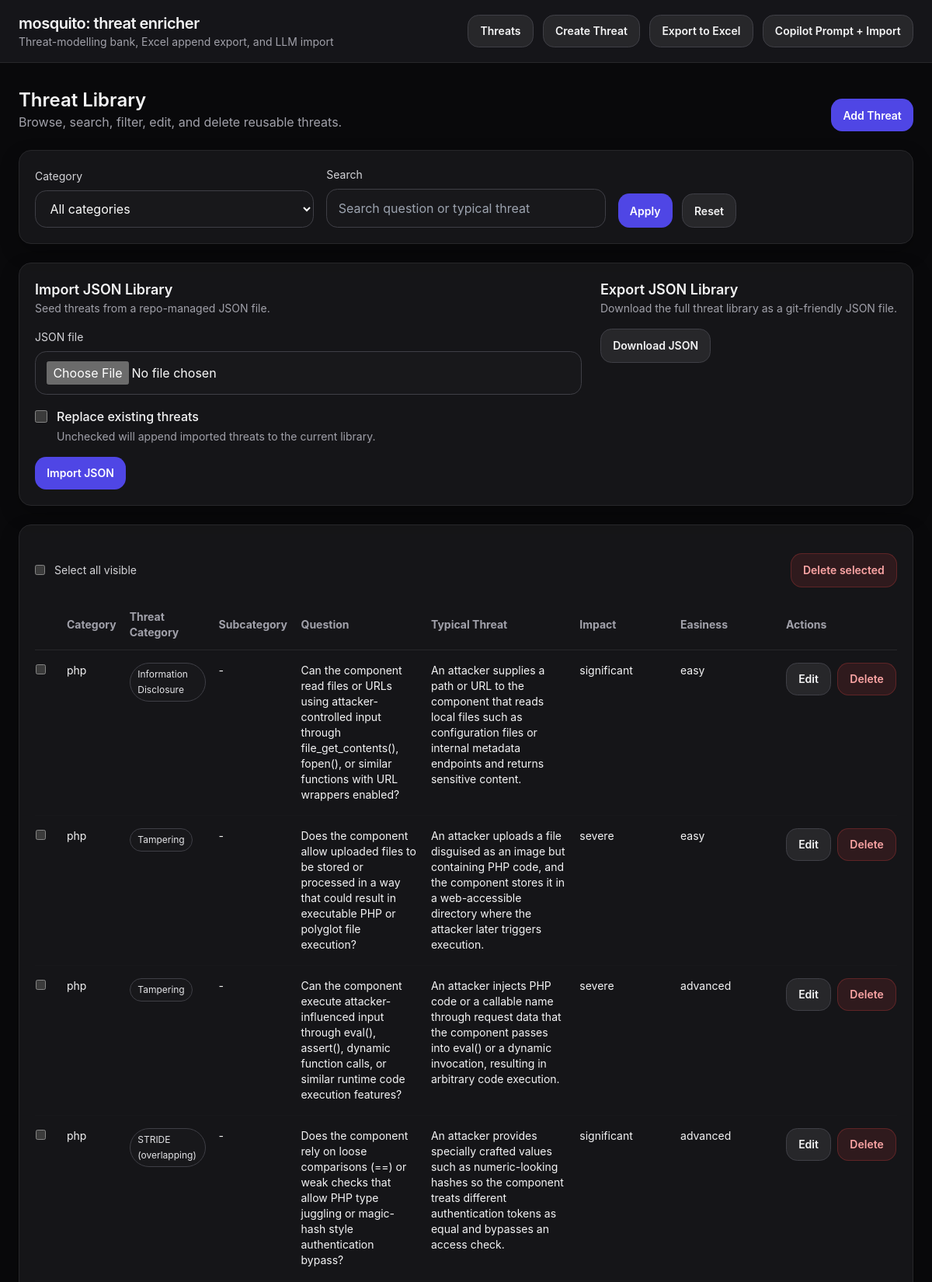
The page / (upper part) on the database its author committed.
### app/models.py (models this page shows)
class Threat(Base):
    __tablename__ = "threats"
    id: Mapped[int] = mapped_column(Integer, primary_key=True)
    technology: Mapped[str | None] = mapped_column(String, nullable=True)
    subcategory: Mapped[str | None] = mapped_column(String, nullable=True)
    threat_category: Mapped[str] = mapped_column(String, nullable=False)
    question: Mapped[str] = mapped_column(String, nullable=False)
    typical_threat: Mapped[str] = mapped_column(String, nullable=False)
    impact: Mapped[str] = mapped_column(String, nullable=False)
    easiness_of_attack: Mapped[str] = mapped_column(String, nullable=False)
    export_new_component: Mapped[bool] = mapped_column(nullable=False, default=False)
    created_at: Mapped[datetime] = mapped_column(
        DateTime,
        default=datetime.utcnow,
        nullable=False,
    )
    updated_at: Mapped[datetime] = mapped_column(
        DateTime,
        default=datetime.utcnow,
        onupdate=datetime.utcnow,
        nullable=False,
    )

### app/main.py (the view)
@app.get("/", response_class=HTMLResponse)
def list_threats(
    request: Request,
    category: str | None = None,
    q: str | None = None,
    notice: str | None = None,
    error: str | None = None,
    db: Session = Depends(get_db),
):
    stmt = select(Threat)
    tech = normalize_technology(category)
    if tech == "__generic__":
        stmt = stmt.where(or_(Threat.technology.is_(None), Threat.technology == ""))
    elif tech:
        stmt = stmt.where(Threat.technology == tech)
    if q and q.strip():
        keyword = q.strip()
        stmt = stmt.where(
            or_(
                Threat.question.ilike(f"%{keyword}%"),
                Threat.typical_threat.ilike(f"%{keyword}%"),
            )
        )
    stmt = stmt.order_by(Threat.updated_at.desc())
    threats = db.execute(stmt).scalars().all()
    tech_values = db.execute(select(Threat.technology).distinct()).scalars().all()
    categories = sorted({t for t in tech_values if t and t.strip()})
    return templates.TemplateResponse(
        "list.html",
        {
            "request": request,
            "threats": threats,
            "categories": categories,
            "selected_category": tech,
            "q": q or "",
            "notice": notice,
            "error": error,
            "stride_categories": STRIDE_CATEGORIES,
        },
    )

### app/templates/list.html (shortened to what this page needs)
{% extends "base.html" %}
{% block content %}
<div class="space-y-6">
  <div class="flex flex-col md:flex-row md:items-end md:justify-between gap-4">
    <div>
      <h2 class="text-2xl font-semibold">Threat Library</h2>
      <p class="text-zinc-400">Browse, search, filter, edit, and delete reusable threats.</p>
    </div>
    <a href="/threats/new" class="btn-primary">Add Threat</a>
  </div>
  <form method="get" class="card grid md:grid-cols-3 gap-4 items-end">
    <div>
      <label class="label">Category</label>
      <select name="category" class="input">
        <option value="">All categories</option>
      </select>
    </div>
    <div>
      <label class="label">Search</label>
      <input
        type="text"
        name="q"
        value="{{ q }}"
        class="input"
        placeholder="Search question or typical threat"
      >
    </div>
    <div class="flex gap-3">
      <button type="submit" class="btn-primary">Apply</button>
      <a href="/" class="btn-secondary">Reset</a>
    </div>
  </form>
  <div class="card grid lg:grid-cols-[1fr_auto] gap-6 items-start">
    <form method="post" action="/threats/import/json" enctype="multipart/form-data" class="space-y-4">
      <div>
        <h3 class="text-lg font-semibold">Import JSON Library</h3>
        <p class="text-sm text-zinc-400">Seed threats from a repo-managed JSON file.</p>
      </div>
      <div>
        <label class="label">JSON file</label>
        <input type="file" name="library_json" accept=".json,application/json" class="input" required>
      </div>
      <label class="flex items-start gap-3 cursor-pointer">
        <input type="checkbox" name="replace_existing" value="true" class="mt-1 h-4 w-4">
        <div>
          <div class="font-medium">Replace existing threats</div>
          <p class="text-sm text-zinc-400 mt-1">Unchecked will append imported threats to the current library.</p>
        </div>
      </label>
      <button type="submit" class="btn-primary">Import JSON</button>
    </form>
    <div class="space-y-4">
      <div>
        <h3 class="text-lg font-semibold">Export JSON Library</h3>
        <p class="text-sm text-zinc-400">Download the full threat library as a git-friendly JSON file.</p>
      </div>
      <a href="/threats/export/json" class="btn-secondary">Download JSON</a>
    </div>
  </div>
  <form method="post" action="/threats/delete" class="card space-y-4" onsubmit="return confirmBulkDelete();">
    <div class="flex items-center justify-between gap-4">
      <label class="flex items-center gap-3 text-sm text-zinc-300 cursor-pointer">
        <input type="checkbox" id="select-all-threats">
        <span>Select all visible</span>
      </label>
      <button type="submit" class="btn-danger">Delete selected</button>
    </div>
    <div class="overflow-x-auto">
      <table class="w-full text-sm">
        <thead>
          <tr class="text-left text-zinc-400 border-b border-zinc-800">
            <th class="py-3 pr-4 w-10"></th>
            <th class="py-3 pr-4">Category</th>
            <th class="py-3 pr-4">Threat Category</th>
            <th class="py-3 pr-4">Subcategory</th>
            <th class="py-3 pr-4">Question</th>
            <th class="py-3 pr-4">Typical Threat</th>
            <th class="py-3 pr-4">Impact</th>
            <th class="py-3 pr-4">Easiness</th>
            <th class="py-3">Actions</th>
          </tr>
        </thead>
        <tbody>
          {% for threat in threats %}
          <tr class="border-b border-zinc-900 align-top">
            <td class="py-4 pr-4">
              <input type="checkbox" name="selected_ids" value="{{ threat.id }}" class="threat-select">
            </td>
            <td class="py-4 pr-4">{{ threat.technology or "Generic" }}</td>
            <td class="py-4 pr-4">
              <span class="badge">{{ stride_categories[threat.threat_category] }}</span>
            </td>
            <td class="py-4 pr-4">{{ threat.subcategory or "-" }}</td>
            <td class="py-4 pr-4">{{ threat.question }}</td>
            <td class="py-4 pr-4">{{ threat.typical_threat }}</td>
            <td class="py-4 pr-4">{{ threat.impact }}</td>
            <td class="py-4 pr-4">{{ threat.easiness_of_attack }}</td>
            <td class="py-4">
              <div class="flex gap-2">
                <a href="/threats/{{ threat.id }}/edit" class="btn-secondary">Edit</a>
                <button
                  type="submit"
                  class="btn-danger"
                  formaction="/threats/{{ threat.id }}/delete"
                  formmethod="post"
                  onclick="return confirm('Delete this threat?');"
                >
                  Delete
                </button>
              </div>
            </td>
          </tr>
          {% else %}
          <tr>
            <td colspan="9" class="py-8 text-zinc-400">No threats found.</td>
          </tr>
          {% endfor %}
        </tbody>
      </table>
    </div>
  </form>
</div>
{% endblock %}

### app/templates/base.html (shortened to what this page needs)
<!DOCTYPE html>
<html lang="en">
<head>
  <script src="https://cdn.tailwindcss.com"></script>
  <link rel="stylesheet" href="/static/styles.css">
</head>
<body class="dark bg-zinc-950 text-zinc-100 min-h-screen">
  <header class="border-b border-zinc-800 bg-zinc-900/90 sticky top-0 backdrop-blur">
    <div class="max-w-7xl mx-auto px-6 py-4 flex items-center justify-between gap-4">
      <div>
        <h1 class="text-xl font-semibold tracking-tight"><a href="/" class="hover:text-white">mosquito: threat enricher</a></h1>
        <p class="text-sm text-zinc-400">Threat-modelling bank, Excel append export, and LLM import</p>
      </div>
      <nav class="flex items-center gap-3 text-sm">
        <a href="/" class="nav-link">Threats</a>
        <a href="/threats/new" class="nav-link">Create Threat</a>
        <a href="/export" class="nav-link">Export to Excel</a>
        <a href="/copilot" class="nav-link">Copilot Prompt + Import</a>
      </nav>
    </div>
  </header>
  <main class="max-w-7xl mx-auto px-6 py-8">
    {% block content %}{% endblock %}
  </main>
</body>
</html>

### app/static/styles.css (style rules this page uses)
:root { color-scheme: dark; }
body { font-family: Inter, ui-sans-serif, system-ui, -apple-system, BlinkMacSystemFont, "Segoe UI", sans-serif; }
.card { border-radius: 1rem; border: 1px solid rgb(39 39 42); background: rgba(24, 24, 27, 0.85); padding: 1.25rem; box-shadow: 0 10px 25px rgba(0, 0, 0, 0.25); }
.label { display: block; font-size: 0.875rem; color: rgb(212 212 216); margin-bottom: 0.5rem; }
.input { width: 100%; background: rgb(24 24 27); color: rgb(250 250 250); border: 1px solid rgb(63 63 70); border-radius: 0.9rem; padding: 0.75rem 0.9rem; }
.btn-primary, .btn-secondary, .btn-danger, .nav-link { display: inline-flex; align-items: center; justify-content: center; border-radius: 0.9rem; padding: 0.65rem 0.95rem; font-size: 0.875rem; font-weight: 600; text-decoration: none; transition: 0.15s ease; }
.btn-primary { background: rgb(79 70 229); color: white; border: none; }
.btn-secondary, .nav-link { background: rgb(39 39 42); color: rgb(244 244 245); border: 1px solid rgb(63 63 70); }
.btn-danger { background: rgba(239, 68, 68, 0.12); color: rgb(252 165 165); border: 1px solid rgba(239, 68, 68, 0.25); }
.badge { display: inline-flex; border-radius: 9999px; padding: 0.25rem 0.6rem; font-size: 0.75rem; border: 1px solid rgb(63 63 70); background: rgb(24 24 27); color: rgb(228 228 231); }

### rows shown on the page
Threat: technology "php", threat_category "Information Disclosure", subcategory "-", question "Can the component read files or URLs using attacker-controlled input through file_get_contents(), fopen(), or similar functions with URL wrappers enabled?", typical_threat "An attacker supplies a path or URL to the component that reads local files such as configuration files or internal metadata endpoints and returns sensitive content.", impact "significant", easiness_of_attack "easy"
Threat: technology "php", threat_category "Tampering", subcategory "-", question "Does the component allow uploaded files to be stored or processed in a way that could result in executable PHP or polyglot file execution?", typical_threat "An attacker uploads a file disguised as an image but containing PHP code, and the component stores it in a web-accessible directory where the attacker later triggers execution.", impact "severe", easiness_of_attack "easy"
Threat: technology "php", threat_category "Tampering", subcategory "-", question "Can the component execute attacker-influenced input through eval(), assert(), dynamic function calls, or similar runtime code execution features?", typical_threat "An attacker injects PHP code or a callable name through request data that the component passes into eval() or a dynamic invocation, resulting in arbitrary code execution.", impact "severe", easiness_of_attack "advanced"
Threat: technology "php", threat_category "STRIDE (overlapping)", subcategory "-", question "Does the component rely on loose comparisons (==) or weak checks that allow PHP type juggling or magic-hash style authentication bypass?", typical_threat "An attacker provides specially crafted values such as numeric-looking hashes so the component treats different authentication tokens as equal and bypasses an access check.", impact "significant", easiness_of_attack "advanced"
